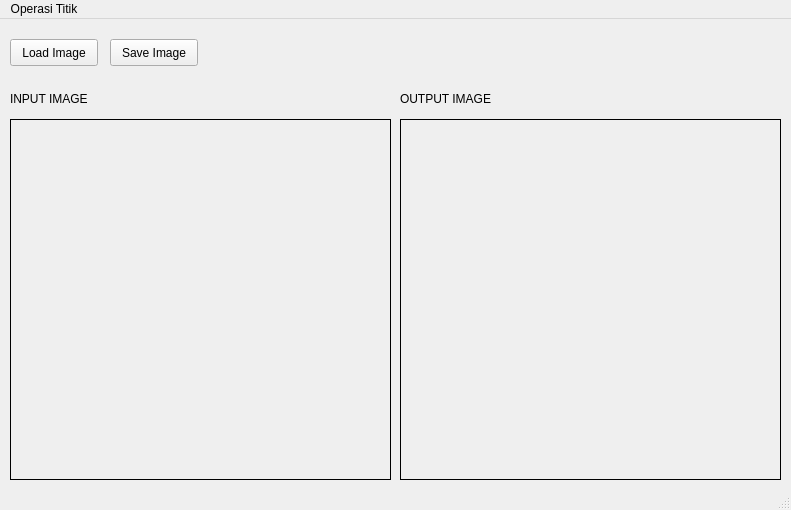
<?xml version="1.0" encoding="UTF-8"?>
<ui version="4.0">
 <class>MainWindow</class>
 <widget class="QMainWindow" name="MainWindow">
  <property name="geometry">
   <rect>
    <x>0</x>
    <y>0</y>
    <width>791</width>
    <height>510</height>
   </rect>
  </property>
  <property name="windowTitle">
   <string>MainWindow</string>
  </property>
  <widget class="QWidget" name="centralwidget">
   <widget class="QLabel" name="inputwindow">
    <property name="geometry">
     <rect>
      <x>10</x>
      <y>100</y>
      <width>381</width>
      <height>361</height>
     </rect>
    </property>
    <property name="frameShape">
     <enum>QFrame::Box</enum>
    </property>
    <property name="text">
     <string/>
    </property>
   </widget>
   <widget class="QPushButton" name="loadbutton">
    <property name="geometry">
     <rect>
      <x>10</x>
      <y>20</y>
      <width>88</width>
      <height>27</height>
     </rect>
    </property>
    <property name="text">
     <string>Load Image</string>
    </property>
   </widget>
   <widget class="QPushButton" name="saveButton">
    <property name="geometry">
     <rect>
      <x>110</x>
      <y>20</y>
      <width>88</width>
      <height>27</height>
     </rect>
    </property>
    <property name="text">
     <string>Save Image</string>
    </property>
   </widget>
   <widget class="QLabel" name="outputwindow">
    <property name="geometry">
     <rect>
      <x>400</x>
      <y>100</y>
      <width>381</width>
      <height>361</height>
     </rect>
    </property>
    <property name="frameShape">
     <enum>QFrame::Box</enum>
    </property>
    <property name="text">
     <string/>
    </property>
   </widget>
   <widget class="QLabel" name="label">
    <property name="geometry">
     <rect>
      <x>10</x>
      <y>70</y>
      <width>101</width>
      <height>19</height>
     </rect>
    </property>
    <property name="text">
     <string>INPUT IMAGE</string>
    </property>
   </widget>
   <widget class="QLabel" name="label_2">
    <property name="geometry">
     <rect>
      <x>400</x>
      <y>70</y>
      <width>111</width>
      <height>19</height>
     </rect>
    </property>
    <property name="text">
     <string>OUTPUT IMAGE</string>
    </property>
   </widget>
  </widget>
  <widget class="QMenuBar" name="menubar">
   <property name="geometry">
    <rect>
     <x>0</x>
     <y>0</y>
     <width>791</width>
     <height>24</height>
    </rect>
   </property>
   <widget class="QMenu" name="menuBrightness">
    <property name="title">
     <string>Operasi Titik</string>
    </property>
    <addaction name="actionBinerImage"/>
   </widget>
   <addaction name="menuBrightness"/>
  </widget>
  <widget class="QStatusBar" name="statusbar"/>
  <action name="GrayScaleButton">
   <property name="text">
    <string>Grayscale</string>
   </property>
  </action>
  <action name="h">
   <property name="text">
    <string>actionSimpleContrast</string>
   </property>
  </action>
  <action name="action">
   <property name="text">
    <string>actionContrastStretching</string>
   </property>
  </action>
  <action name="action_2">
   <property name="text">
    <string>actionNegative</string>
   </property>
  </action>
  <action name="action_3">
   <property name="text">
    <string>actionBinerImage</string>
   </property>
  </action>
  <action name="actionBrightness_2">
   <property name="text">
    <string>Brightness</string>
   </property>
  </action>
  <action name="actionSimpleContrast">
   <property name="text">
    <string>Simple Contrast</string>
   </property>
  </action>
  <action name="actionContrastStretching">
   <property name="text">
    <string>Contrast Stretching</string>
   </property>
  </action>
  <action name="actionNegative">
   <property name="text">
    <string>Negative</string>
   </property>
  </action>
  <action name="actionBinerImage">
   <property name="text">
    <string>Biner</string>
   </property>
  </action>
 </widget>
 <resources/>
 <connections/>
</ui>
